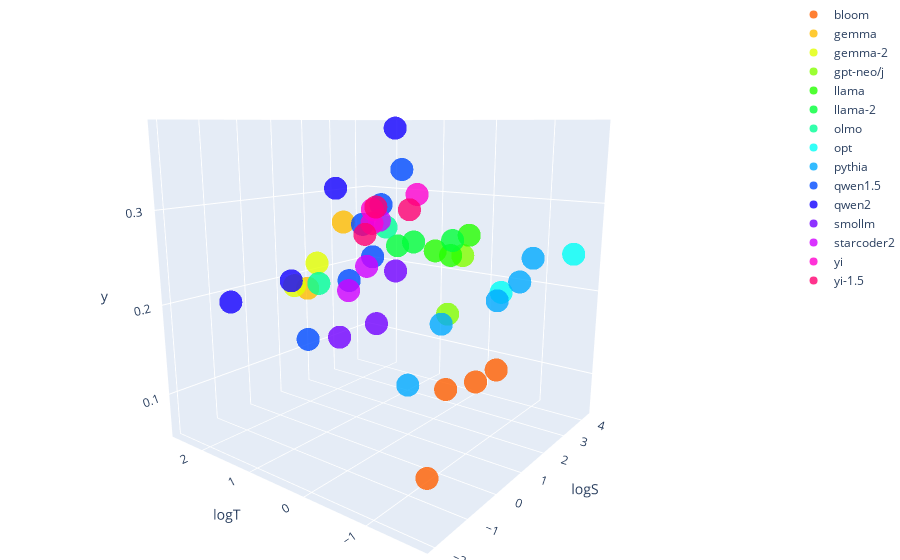
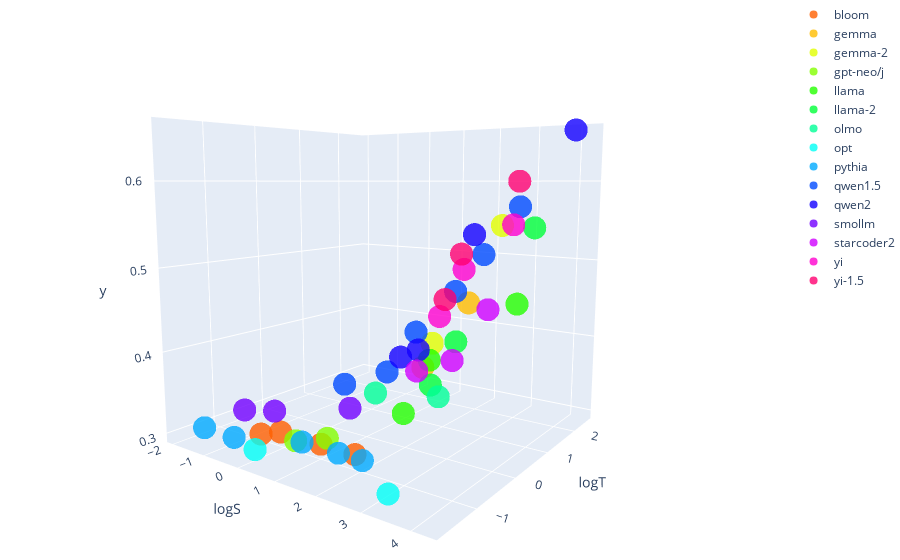
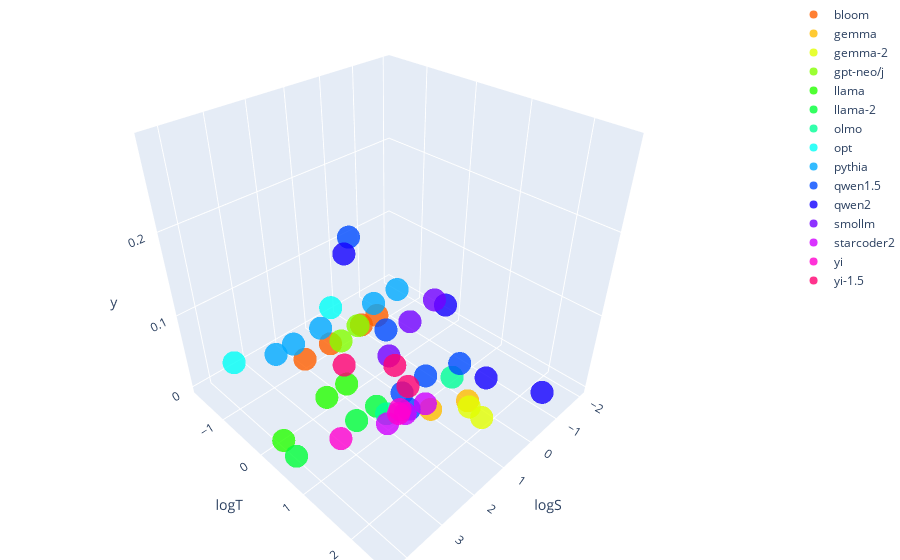
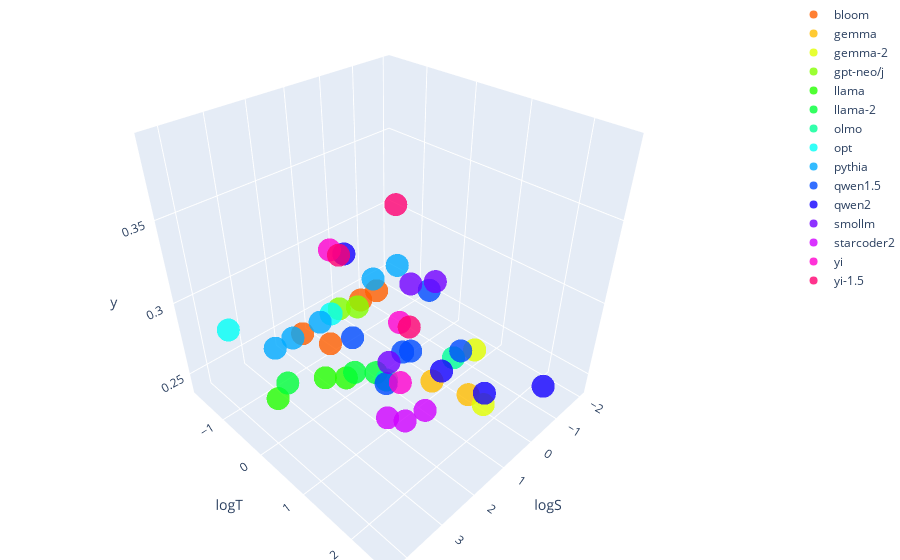

These figures' notebook cell, in order:
### Code cell
lower_bounds = {}
for s in scenarios:
    lower_bounds[s]=pd.read_csv('data/lower_bounds.csv')[s].iloc[0]
    
for scenario in scenarios:
    print(f"************ {scenario} ************")
    
    data = pd.read_csv('data/data_v1.csv')
    data['logS'] = np.log(data['#Params (B)'])
    data['logT'] = np.log(data['Pretraining Data Size (T)'])
    data['logF'] = np.log(data['FLOPs (1E21)'])
    data = data.loc[~data.Instruct,['Model','Family','Instruct','logS','logT','logF']+[scenario]]
    data = data.dropna()
    selected_families = list(data.Family.value_counts().iloc[:num_fam].index)
    data = data.loc[[m in selected_families for m in data.Family]]

    #y,c = logit(np.array(data[scenario]), c=lower_bounds[scenario])
    y = np.array(data[scenario])
    logS = np.array(data['logS'])
    logT = np.array(data['logT'])
    logF = np.array(data['logF'])
    Fam = np.array(data['Family'])
    # Get unique categories in Fam and generate a color palette
    unique_fams = np.unique(Fam)
    palette = sns.color_palette("hsv", len(unique_fams)).as_hex()  # Generate colors and convert to hex
    fam_colors = {fam: palette[i] for i, fam in enumerate(unique_fams)}  # Map each category to a color
    
    # Create the scatter plot traces for each category in Fam
    traces = []
    for fam in unique_fams:
        fam_indices = np.where(Fam == fam)  # Find indices for this category
        trace = go.Scatter3d(
            x=logS[fam_indices],
            y=logT[fam_indices],
            z=y[fam_indices],
            mode='markers',
            marker=dict(
                size=8,
                color=fam_colors[fam],  # Use the color mapped to this category
                opacity=0.8
            ),
            name=fam  # Use the category name for the legend
        )
        traces.append(trace)
    
    # Set up the layout
    layout = go.Layout(
        scene=dict(
            xaxis=dict(title='logS'),
            yaxis=dict(title='logT'),
            zaxis=dict(title='y'),
        ),
        margin=dict(l=0, r=0, b=0, t=0),
    )
    
    # Create the figure
    fig = go.Figure(data=traces, layout=layout)
    
    # Show the figure
    fig.show()

### Figure 1 — Plotly figure (JSON) as saved in the notebook; plotly's stock layout.template omitted (floating-point values rounded to 4 significant figures)
{"data": [{"marker": {"color": "#ff5f00", "opacity": 0.8, "size": 8}, "mode": "markers", "name": "bloom", "type": "scatter3d", "x": [0, 1.099, -0.5798, 1.946], "y": [-1.076, -1.076, -1.076, -1.076], "z": [0.14, 0.13, 0.06, 0.13]}, {"marker": {"color": "#ffbd00", "opacity": 0.8, "size": 8}, "mode": "markers", "name": "gemma", "type": "scatter3d", "x": [0.6931, 1.946], "y": [1.792, 1.792], "z": [0.2, 0.27]}, {"marker": {"color": "#e2ff00", "opacity": 0.8, "size": 8}, "mode": "markers", "name": "gemma-2", "type": "scatter3d", "x": [0.6931, 2.197], "y": [2.079, 2.565], "z": [0.2, 0.21]}, {"marker": {"color": "#84ff00", "opacity": 0.8, "size": 8}, "mode": "markers", "name": "gpt-neo/j", "type": "scatter3d", "x": [0.2624, 0.9933], "y": [-0.9676, -0.8675], "z": [0.21, 0.26]}, {"marker": {"color": "#25ff00", "opacity": 0.8, "size": 8}, "mode": "markers", "name": "llama", "type": "scatter3d", "x": [2.565, 4.174, 1.946], "y": [0, 0.3365, 0], "z": [0.24, 0.25, 0.25]}, {"marker": {"color": "#00ff39", "opacity": 0.8, "size": 8}, "mode": "markers", "name": "llama-2", "type": "scatter3d", "x": [2.565, 4.248, 1.946], "y": [0.6931, 0.6931, 0.6931], "z": [0.25, 0.24, 0.25]}, {"marker": {"color": "#00ff97", "opacity": 0.8, "size": 8}, "mode": "markers", "name": "olmo", "type": "scatter3d", "x": [0, 1.946], "y": [1.099, 0.9163], "z": [0.22, 0.27]}, {"marker": {"color": "#00fff6", "opacity": 0.8, "size": 8}, "mode": "markers", "name": "opt", "type": "scatter3d", "x": [0.2624, 3.401], "y": [-1.715, -1.715], "z": [0.24, 0.25]}, {"marker": {"color": "#00aaff", "opacity": 0.8, "size": 8}, "mode": "markers", "name": "pythia", "type": "scatter3d", "x": [2.485, -1.833, 1.03, -0.8916, 1.932], "y": [-1.386, -1.386, -1.386, -1.386, -1.386], "z": [0.25, 0.18, 0.22, 0.22, 0.23]}, {"marker": {"color": "#004bff", "opacity": 0.8, "size": 8}, "mode": "markers", "name": "qwen1.5", "type": "scatter3d", "x": [-0.6931, 0.5878, 2.639, 3.466, 1.386, 1.946], "y": [0.8755, 0.8755, 1.386, 1.386, 0.8755, 1.386], "z": [0.17, 0.22, 0.29, 0.33, 0.24, 0.27]}, {"marker": {"color": "#1300ff", "opacity": 0.8, "size": 8}, "mode": "markers", "name": "qwen2", "type": "scatter3d", "x": [-0.6931, 0.4055, 4.277, 1.946], "y": [2.485, 1.946, 1.946, 1.946], "z": [0.19, 0.21, 0.38, 0.31]}, {"marker": {"color": "#7200ff", "opacity": 0.8, "size": 8}, "mode": "markers", "name": "smollm", "type": "scatter3d", "x": [0.5306, -2.002, -1.022], "y": [0, -0.5108, -0.5108], "z": [0.24, 0.21, 0.21]}, {"marker": {"color": "#d000ff", "opacity": 0.8, "size": 8}, "mode": "markers", "name": "starcoder2", "type": "scatter3d", "x": [2.708, 1.099, 1.946], "y": [1.459, 1.194, 1.308], "z": [0.27, 0.2, 0.22]}, {"marker": {"color": "#ff00cf", "opacity": 0.8, "size": 8}, "mode": "markers", "name": "yi", "type": "scatter3d", "x": [3.526, 1.792, 2.197], "y": [1.099, 1.099, 1.335], "z": [0.3, 0.29, 0.27]}, {"marker": {"color": "#ff0071", "opacity": 0.8, "size": 8}, "mode": "markers", "name": "yi-1.5", "type": "scatter3d", "x": [3.526, 1.792, 2.197], "y": [1.253, 1.253, 1.253], "z": [0.28, 0.26, 0.29]}], "layout": {"autosize": true, "margin": {"b": 0, "l": 0, "r": 0, "t": 0}, "scene": {"aspectmode": "auto", "aspectratio": {"x": 1, "y": 1, "z": 1}, "camera": {"center": {"x": 0, "y": 0, "z": 0}, "eye": {"x": -1.67, "y": -1.287, "z": 0.4927}, "projection": {"type": "perspective"}, "up": {"x": 0, "y": 0, "z": 1}}, "xaxis": {"title": {"text": "logS"}, "type": "linear"}, "yaxis": {"title": {"text": "logT"}, "type": "linear"}, "zaxis": {"title": {"text": "y"}, "type": "linear"}}}}

### Figure 2 — Plotly figure (JSON) as saved in the notebook; plotly's stock layout.template omitted (floating-point values rounded to 4 significant figures)
{"data": [{"marker": {"color": "#ff5f00", "opacity": 0.8, "size": 8}, "mode": "markers", "name": "bloom", "type": "scatter3d", "x": [0, 1.099, -0.5798, 1.946], "y": [-1.076, -1.076, -1.076, -1.076], "z": [0.31, 0.31, 0.3, 0.31]}, {"marker": {"color": "#ffbd00", "opacity": 0.8, "size": 8}, "mode": "markers", "name": "gemma", "type": "scatter3d", "x": [0.6931, 1.946], "y": [1.792, 1.792], "z": [0.34, 0.44]}, {"marker": {"color": "#e2ff00", "opacity": 0.8, "size": 8}, "mode": "markers", "name": "gemma-2", "type": "scatter3d", "x": [0.6931, 2.197], "y": [2.079, 2.565], "z": [0.37, 0.54]}, {"marker": {"color": "#84ff00", "opacity": 0.8, "size": 8}, "mode": "markers", "name": "gpt-neo/j", "type": "scatter3d", "x": [0.2624, 0.9933], "y": [-0.9676, -0.8675], "z": [0.3, 0.31]}, {"marker": {"color": "#25ff00", "opacity": 0.8, "size": 8}, "mode": "markers", "name": "llama", "type": "scatter3d", "x": [2.565, 4.174, 1.946], "y": [0, 0.3365, 0], "z": [0.4, 0.47, 0.33]}, {"marker": {"color": "#00ff39", "opacity": 0.8, "size": 8}, "mode": "markers", "name": "llama-2", "type": "scatter3d", "x": [2.565, 4.248, 1.946], "y": [0.6931, 0.6931, 0.6931], "z": [0.41, 0.55, 0.35]}, {"marker": {"color": "#00ff97", "opacity": 0.8, "size": 8}, "mode": "markers", "name": "olmo", "type": "scatter3d", "x": [0, 1.946], "y": [1.099, 0.9163], "z": [0.31, 0.33]}, {"marker": {"color": "#00fff6", "opacity": 0.8, "size": 8}, "mode": "markers", "name": "opt", "type": "scatter3d", "x": [0.2624, 3.401], "y": [-1.715, -1.715], "z": [0.31, 0.31]}, {"marker": {"color": "#00aaff", "opacity": 0.8, "size": 8}, "mode": "markers", "name": "pythia", "type": "scatter3d", "x": [2.485, -1.833, 1.03, -0.8916, 1.932], "y": [-1.386, -1.386, -1.386, -1.386, -1.386], "z": [0.32, 0.3, 0.32, 0.3, 0.32]}, {"marker": {"color": "#004bff", "opacity": 0.8, "size": 8}, "mode": "markers", "name": "qwen1.5", "type": "scatter3d", "x": [-0.6931, 0.5878, 2.639, 3.466, 1.386, 1.946], "y": [0.8755, 0.8755, 1.386, 1.386, 0.8755, 1.386], "z": [0.32, 0.35, 0.51, 0.57, 0.41, 0.46]}, {"marker": {"color": "#1300ff", "opacity": 0.8, "size": 8}, "mode": "markers", "name": "qwen2", "type": "scatter3d", "x": [-0.6931, 0.4055, 4.277, 1.946], "y": [2.485, 1.946, 1.946, 1.946], "z": [0.33, 0.36, 0.66, 0.53]}, {"marker": {"color": "#7200ff", "opacity": 0.8, "size": 8}, "mode": "markers", "name": "smollm", "type": "scatter3d", "x": [0.5306, -2.002, -1.022], "y": [0, -0.5108, -0.5108], "z": [0.32, 0.3, 0.31]}, {"marker": {"color": "#d000ff", "opacity": 0.8, "size": 8}, "mode": "markers", "name": "starcoder2", "type": "scatter3d", "x": [2.708, 1.099, 1.946], "y": [1.459, 1.194, 1.308], "z": [0.44, 0.35, 0.37]}, {"marker": {"color": "#ff00cf", "opacity": 0.8, "size": 8}, "mode": "markers", "name": "yi", "type": "scatter3d", "x": [3.526, 1.792, 2.197], "y": [1.099, 1.099, 1.335], "z": [0.55, 0.43, 0.49]}, {"marker": {"color": "#ff0071", "opacity": 0.8, "size": 8}, "mode": "markers", "name": "yi-1.5", "type": "scatter3d", "x": [3.526, 1.792, 2.197], "y": [1.253, 1.253, 1.253], "z": [0.6, 0.45, 0.51]}], "layout": {"autosize": true, "margin": {"b": 0, "l": 0, "r": 0, "t": 0}, "scene": {"aspectmode": "auto", "aspectratio": {"x": 1, "y": 1, "z": 1}, "camera": {"center": {"x": 0, "y": 0, "z": 0}, "eye": {"x": 1.263, "y": -1.731, "z": 0.3119}, "projection": {"type": "perspective"}, "up": {"x": 0, "y": 0, "z": 1}}, "xaxis": {"title": {"text": "logS"}, "type": "linear"}, "yaxis": {"title": {"text": "logT"}, "type": "linear"}, "zaxis": {"title": {"text": "y"}, "type": "linear"}}}}

### Figure 3 — Plotly figure (JSON) as saved in the notebook; plotly's stock layout.template omitted (floating-point values rounded to 4 significant figures)
{"data": [{"marker": {"color": "#ff5f00", "opacity": 0.8, "size": 8}, "mode": "markers", "name": "bloom", "type": "scatter3d", "x": [0, 1.099, -0.5798, 1.946], "y": [-1.076, -1.076, -1.076, -1.076], "z": [0, 0, 0, 0]}, {"marker": {"color": "#ffbd00", "opacity": 0.8, "size": 8}, "mode": "markers", "name": "gemma", "type": "scatter3d", "x": [0.6931, 1.946], "y": [1.792, 1.792], "z": [0.03, 0.06]}, {"marker": {"color": "#e2ff00", "opacity": 0.8, "size": 8}, "mode": "markers", "name": "gemma-2", "type": "scatter3d", "x": [0.6931, 2.197], "y": [2.079, 2.565], "z": [0.02, 0.11]}, {"marker": {"color": "#84ff00", "opacity": 0.8, "size": 8}, "mode": "markers", "name": "gpt-neo/j", "type": "scatter3d", "x": [0.2624, 0.9933], "y": [-0.9676, -0.8675], "z": [0.01, 0.01]}, {"marker": {"color": "#25ff00", "opacity": 0.8, "size": 8}, "mode": "markers", "name": "llama", "type": "scatter3d", "x": [2.565, 4.174, 1.946], "y": [0, 0.3365, 0], "z": [0.01, 0.02, 0.01]}, {"marker": {"color": "#00ff39", "opacity": 0.8, "size": 8}, "mode": "markers", "name": "llama-2", "type": "scatter3d", "x": [2.565, 4.248, 1.946], "y": [0.6931, 0.6931, 0.6931], "z": [0.01, 0.02, 0.01]}, {"marker": {"color": "#00ff97", "opacity": 0.8, "size": 8}, "mode": "markers", "name": "olmo", "type": "scatter3d", "x": [0, 1.946], "y": [1.099, 0.9163], "z": [0.01, 0.01]}, {"marker": {"color": "#00fff6", "opacity": 0.8, "size": 8}, "mode": "markers", "name": "opt", "type": "scatter3d", "x": [0.2624, 3.401], "y": [-1.715, -1.715], "z": [0.01, 0.01]}, {"marker": {"color": "#00aaff", "opacity": 0.8, "size": 8}, "mode": "markers", "name": "pythia", "type": "scatter3d", "x": [2.485, -1.833, 1.03, -0.8916, 1.932], "y": [-1.386, -1.386, -1.386, -1.386, -1.386], "z": [0.01, 0, 0.01, 0, 0.01]}, {"marker": {"color": "#004bff", "opacity": 0.8, "size": 8}, "mode": "markers", "name": "qwen1.5", "type": "scatter3d", "x": [-0.6931, 0.5878, 2.639, 3.466, 1.386, 1.946], "y": [0.8755, 0.8755, 1.386, 1.386, 0.8755, 1.386], "z": [0, 0.02, 0.16, 0.27, 0.02, 0.04]}, {"marker": {"color": "#1300ff", "opacity": 0.8, "size": 8}, "mode": "markers", "name": "qwen2", "type": "scatter3d", "x": [-0.6931, 0.4055, 4.277, 1.946], "y": [2.485, 1.946, 1.946, 1.946], "z": [0.03, 0.06, 0.29, 0.19]}, {"marker": {"color": "#7200ff", "opacity": 0.8, "size": 8}, "mode": "markers", "name": "smollm", "type": "scatter3d", "x": [0.5306, -2.002, -1.022], "y": [0, -0.5108, -0.5108], "z": [0.01, 0.01, 0]}, {"marker": {"color": "#d000ff", "opacity": 0.8, "size": 8}, "mode": "markers", "name": "starcoder2", "type": "scatter3d", "x": [2.708, 1.099, 1.946], "y": [1.459, 1.194, 1.308], "z": [0.05, 0.01, 0.03]}, {"marker": {"color": "#ff00cf", "opacity": 0.8, "size": 8}, "mode": "markers", "name": "yi", "type": "scatter3d", "x": [3.526, 1.792, 2.197], "y": [1.099, 1.099, 1.335], "z": [0.04, 0.02, 0.04]}, {"marker": {"color": "#ff0071", "opacity": 0.8, "size": 8}, "mode": "markers", "name": "yi-1.5", "type": "scatter3d", "x": [3.526, 1.792, 2.197], "y": [1.253, 1.253, 1.253], "z": [0.14, 0.06, 0.1]}], "layout": {"autosize": true, "margin": {"b": 0, "l": 0, "r": 0, "t": 0}, "scene": {"aspectmode": "auto", "aspectratio": {"x": 1, "y": 1, "z": 1}, "xaxis": {"title": {"text": "logS"}, "type": "linear"}, "yaxis": {"title": {"text": "logT"}, "type": "linear"}, "zaxis": {"title": {"text": "y"}, "type": "linear"}}}}

### Figure 4 — Plotly figure (JSON) as saved in the notebook; plotly's stock layout.template omitted (floating-point values rounded to 4 significant figures)
{"data": [{"marker": {"color": "#ff5f00", "opacity": 0.8, "size": 8}, "mode": "markers", "name": "bloom", "type": "scatter3d", "x": [0, 1.099, -0.5798, 1.946], "y": [-1.076, -1.076, -1.076, -1.076], "z": [0.26, 0.24, 0.26, 0.26]}, {"marker": {"color": "#ffbd00", "opacity": 0.8, "size": 8}, "mode": "markers", "name": "gemma", "type": "scatter3d", "x": [0.6931, 1.946], "y": [1.792, 1.792], "z": [0.26, 0.29]}, {"marker": {"color": "#e2ff00", "opacity": 0.8, "size": 8}, "mode": "markers", "name": "gemma-2", "type": "scatter3d", "x": [0.6931, 2.197], "y": [2.079, 2.565], "z": [0.26, 0.33]}, {"marker": {"color": "#84ff00", "opacity": 0.8, "size": 8}, "mode": "markers", "name": "gpt-neo/j", "type": "scatter3d", "x": [0.2624, 0.9933], "y": [-0.9676, -0.8675], "z": [0.26, 0.27]}, {"marker": {"color": "#25ff00", "opacity": 0.8, "size": 8}, "mode": "markers", "name": "llama", "type": "scatter3d", "x": [2.565, 4.174, 1.946], "y": [0, 0.3365, 0], "z": [0.26, 0.28, 0.25]}, {"marker": {"color": "#00ff39", "opacity": 0.8, "size": 8}, "mode": "markers", "name": "llama-2", "type": "scatter3d", "x": [2.565, 4.248, 1.946], "y": [0.6931, 0.6931, 0.6931], "z": [0.28, 0.3, 0.27]}, {"marker": {"color": "#00ff97", "opacity": 0.8, "size": 8}, "mode": "markers", "name": "olmo", "type": "scatter3d", "x": [0, 1.946], "y": [1.099, 0.9163], "z": [0.26, 0.27]}, {"marker": {"color": "#00fff6", "opacity": 0.8, "size": 8}, "mode": "markers", "name": "opt", "type": "scatter3d", "x": [0.2624, 3.401], "y": [-1.715, -1.715], "z": [0.24, 0.27]}, {"marker": {"color": "#00aaff", "opacity": 0.8, "size": 8}, "mode": "markers", "name": "pythia", "type": "scatter3d", "x": [2.485, -1.833, 1.03, -0.8916, 1.932], "y": [-1.386, -1.386, -1.386, -1.386, -1.386], "z": [0.25, 0.26, 0.25, 0.26, 0.25]}, {"marker": {"color": "#004bff", "opacity": 0.8, "size": 8}, "mode": "markers", "name": "qwen1.5", "type": "scatter3d", "x": [-0.6931, 0.5878, 2.639, 3.466, 1.386, 1.946], "y": [0.8755, 0.8755, 1.386, 1.386, 0.8755, 1.386], "z": [0.25, 0.31, 0.29, 0.33, 0.28, 0.3]}, {"marker": {"color": "#1300ff", "opacity": 0.8, "size": 8}, "mode": "markers", "name": "qwen2", "type": "scatter3d", "x": [-0.6931, 0.4055, 4.277, 1.946], "y": [2.485, 1.946, 1.946, 1.946], "z": [0.26, 0.26, 0.39, 0.3]}, {"marker": {"color": "#7200ff", "opacity": 0.8, "size": 8}, "mode": "markers", "name": "smollm", "type": "scatter3d", "x": [0.5306, -2.002, -1.022], "y": [0, -0.5108, -0.5108], "z": [0.24, 0.26, 0.27]}, {"marker": {"color": "#d000ff", "opacity": 0.8, "size": 8}, "mode": "markers", "name": "starcoder2", "type": "scatter3d", "x": [2.708, 1.099, 1.946], "y": [1.459, 1.194, 1.308], "z": [0.27, 0.24, 0.25]}, {"marker": {"color": "#ff00cf", "opacity": 0.8, "size": 8}, "mode": "markers", "name": "yi", "type": "scatter3d", "x": [3.526, 1.792, 2.197], "y": [1.099, 1.099, 1.335], "z": [0.37, 0.27, 0.32]}, {"marker": {"color": "#ff0071", "opacity": 0.8, "size": 8}, "mode": "markers", "name": "yi-1.5", "type": "scatter3d", "x": [3.526, 1.792, 2.197], "y": [1.253, 1.253, 1.253], "z": [0.37, 0.31, 0.38]}], "layout": {"autosize": true, "margin": {"b": 0, "l": 0, "r": 0, "t": 0}, "scene": {"aspectmode": "auto", "aspectratio": {"x": 1, "y": 1, "z": 1}, "xaxis": {"title": {"text": "logS"}, "type": "linear"}, "yaxis": {"title": {"text": "logT"}, "type": "linear"}, "zaxis": {"title": {"text": "y"}, "type": "linear"}}}}
